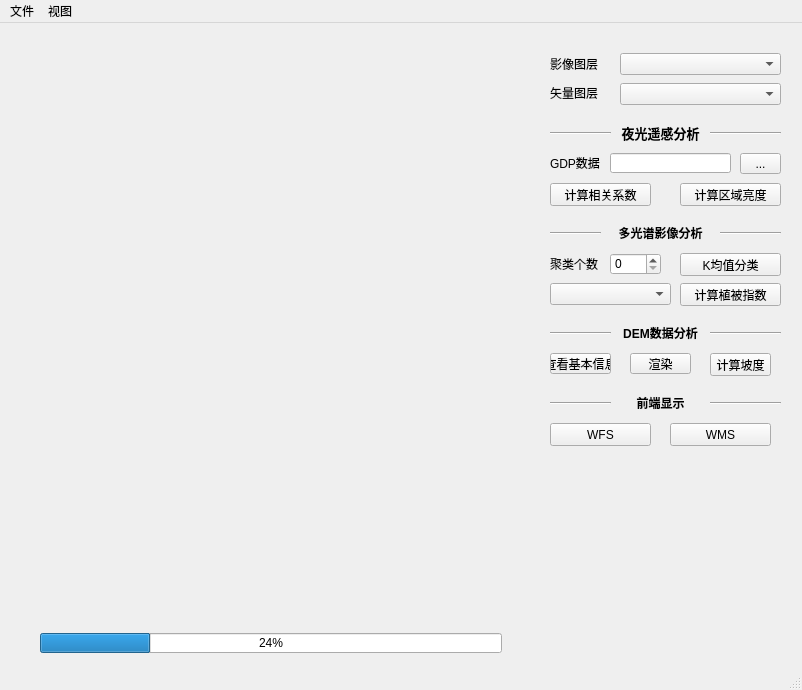
<?xml version="1.0" encoding="UTF-8"?>
<ui version="4.0">
 <class>MainWindow</class>
 <widget class="QMainWindow" name="MainWindow">
  <property name="geometry">
   <rect>
    <x>0</x>
    <y>0</y>
    <width>802</width>
    <height>690</height>
   </rect>
  </property>
  <property name="windowTitle">
   <string>MyPYQGIS</string>
  </property>
  <widget class="QWidget" name="centralwidget">
   <widget class="QWidget" name="mapWidget" native="true">
    <property name="geometry">
     <rect>
      <x>20</x>
      <y>20</y>
      <width>511</width>
      <height>571</height>
     </rect>
    </property>
   </widget>
   <widget class="QComboBox" name="input_raster_layer">
    <property name="geometry">
     <rect>
      <x>620</x>
      <y>30</y>
      <width>161</width>
      <height>22</height>
     </rect>
    </property>
   </widget>
   <widget class="QLabel" name="label">
    <property name="geometry">
     <rect>
      <x>550</x>
      <y>30</y>
      <width>51</width>
      <height>21</height>
     </rect>
    </property>
    <property name="text">
     <string>影像图层</string>
    </property>
   </widget>
   <widget class="QComboBox" name="input_vector_layer">
    <property name="geometry">
     <rect>
      <x>620</x>
      <y>60</y>
      <width>161</width>
      <height>22</height>
     </rect>
    </property>
   </widget>
   <widget class="QLabel" name="label_2">
    <property name="geometry">
     <rect>
      <x>550</x>
      <y>60</y>
      <width>51</width>
      <height>20</height>
     </rect>
    </property>
    <property name="text">
     <string>矢量图层</string>
    </property>
   </widget>
   <widget class="Line" name="line_2">
    <property name="geometry">
     <rect>
      <x>550</x>
      <y>100</y>
      <width>61</width>
      <height>20</height>
     </rect>
    </property>
    <property name="orientation">
     <enum>Qt::Horizontal</enum>
    </property>
   </widget>
   <widget class="QPushButton" name="pushButton_3">
    <property name="geometry">
     <rect>
      <x>680</x>
      <y>230</y>
      <width>101</width>
      <height>23</height>
     </rect>
    </property>
    <property name="text">
     <string>K均值分类</string>
    </property>
   </widget>
   <widget class="Line" name="line_3">
    <property name="geometry">
     <rect>
      <x>550</x>
      <y>200</y>
      <width>51</width>
      <height>20</height>
     </rect>
    </property>
    <property name="orientation">
     <enum>Qt::Horizontal</enum>
    </property>
   </widget>
   <widget class="Line" name="line_4">
    <property name="geometry">
     <rect>
      <x>550</x>
      <y>300</y>
      <width>61</width>
      <height>20</height>
     </rect>
    </property>
    <property name="orientation">
     <enum>Qt::Horizontal</enum>
    </property>
   </widget>
   <widget class="QPushButton" name="pushButton_4">
    <property name="geometry">
     <rect>
      <x>680</x>
      <y>260</y>
      <width>101</width>
      <height>23</height>
     </rect>
    </property>
    <property name="text">
     <string>计算植被指数</string>
    </property>
   </widget>
   <widget class="Line" name="line_5">
    <property name="geometry">
     <rect>
      <x>550</x>
      <y>370</y>
      <width>61</width>
      <height>20</height>
     </rect>
    </property>
    <property name="orientation">
     <enum>Qt::Horizontal</enum>
    </property>
   </widget>
   <widget class="QPushButton" name="pushButton_5">
    <property name="geometry">
     <rect>
      <x>710</x>
      <y>330</y>
      <width>61</width>
      <height>23</height>
     </rect>
    </property>
    <property name="text">
     <string>计算坡度</string>
    </property>
   </widget>
   <widget class="QPushButton" name="pushButton_6">
    <property name="geometry">
     <rect>
      <x>550</x>
      <y>400</y>
      <width>101</width>
      <height>23</height>
     </rect>
    </property>
    <property name="text">
     <string>WFS</string>
    </property>
   </widget>
   <widget class="QPushButton" name="pushButton_7">
    <property name="geometry">
     <rect>
      <x>670</x>
      <y>400</y>
      <width>101</width>
      <height>23</height>
     </rect>
    </property>
    <property name="text">
     <string>WMS</string>
    </property>
   </widget>
   <widget class="QProgressBar" name="status">
    <property name="geometry">
     <rect>
      <x>40</x>
      <y>610</y>
      <width>462</width>
      <height>20</height>
     </rect>
    </property>
    <property name="value">
     <number>24</number>
    </property>
   </widget>
   <widget class="QLabel" name="label_7">
    <property name="geometry">
     <rect>
      <x>610</x>
      <y>100</y>
      <width>101</width>
      <height>21</height>
     </rect>
    </property>
    <property name="text">
     <string>&lt;html&gt;&lt;head/&gt;&lt;body&gt;&lt;p align=&quot;center&quot;&gt;&lt;span style=&quot; font-size:10pt; font-weight:600; color:#000000;&quot;&gt;夜光遥感分析&lt;/span&gt;&lt;/p&gt;&lt;/body&gt;&lt;/html&gt;</string>
    </property>
   </widget>
   <widget class="Line" name="line_6">
    <property name="geometry">
     <rect>
      <x>710</x>
      <y>100</y>
      <width>71</width>
      <height>20</height>
     </rect>
    </property>
    <property name="orientation">
     <enum>Qt::Horizontal</enum>
    </property>
   </widget>
   <widget class="QLabel" name="label_5">
    <property name="geometry">
     <rect>
      <x>550</x>
      <y>230</y>
      <width>51</width>
      <height>21</height>
     </rect>
    </property>
    <property name="text">
     <string>聚类个数</string>
    </property>
   </widget>
   <widget class="QSpinBox" name="spinBox">
    <property name="geometry">
     <rect>
      <x>610</x>
      <y>230</y>
      <width>51</width>
      <height>22</height>
     </rect>
    </property>
   </widget>
   <widget class="QComboBox" name="comboBox_4">
    <property name="geometry">
     <rect>
      <x>550</x>
      <y>260</y>
      <width>121</width>
      <height>22</height>
     </rect>
    </property>
   </widget>
   <widget class="QLabel" name="label_8">
    <property name="geometry">
     <rect>
      <x>610</x>
      <y>200</y>
      <width>101</width>
      <height>20</height>
     </rect>
    </property>
    <property name="text">
     <string>&lt;html&gt;&lt;head/&gt;&lt;body&gt;&lt;p align=&quot;center&quot;&gt;&lt;span style=&quot; font-weight:600;&quot;&gt;多光谱影像分析&lt;/span&gt;&lt;/p&gt;&lt;/body&gt;&lt;/html&gt;</string>
    </property>
   </widget>
   <widget class="Line" name="line_7">
    <property name="geometry">
     <rect>
      <x>720</x>
      <y>200</y>
      <width>61</width>
      <height>20</height>
     </rect>
    </property>
    <property name="orientation">
     <enum>Qt::Horizontal</enum>
    </property>
   </widget>
   <widget class="QLabel" name="label_3">
    <property name="geometry">
     <rect>
      <x>550</x>
      <y>130</y>
      <width>51</width>
      <height>20</height>
     </rect>
    </property>
    <property name="text">
     <string>GDP数据</string>
    </property>
   </widget>
   <widget class="QLineEdit" name="lineEdit">
    <property name="geometry">
     <rect>
      <x>610</x>
      <y>130</y>
      <width>121</width>
      <height>20</height>
     </rect>
    </property>
   </widget>
   <widget class="QToolButton" name="toolButton">
    <property name="geometry">
     <rect>
      <x>740</x>
      <y>130</y>
      <width>41</width>
      <height>21</height>
     </rect>
    </property>
    <property name="text">
     <string>...</string>
    </property>
   </widget>
   <widget class="QPushButton" name="pushButton_2">
    <property name="geometry">
     <rect>
      <x>550</x>
      <y>160</y>
      <width>101</width>
      <height>23</height>
     </rect>
    </property>
    <property name="text">
     <string>计算相关系数</string>
    </property>
   </widget>
   <widget class="QPushButton" name="pushButton">
    <property name="geometry">
     <rect>
      <x>680</x>
      <y>160</y>
      <width>101</width>
      <height>23</height>
     </rect>
    </property>
    <property name="text">
     <string>计算区域亮度</string>
    </property>
   </widget>
   <widget class="QLabel" name="label_9">
    <property name="geometry">
     <rect>
      <x>610</x>
      <y>300</y>
      <width>101</width>
      <height>20</height>
     </rect>
    </property>
    <property name="text">
     <string>&lt;html&gt;&lt;head/&gt;&lt;body&gt;&lt;p align=&quot;center&quot;&gt;&lt;span style=&quot; font-weight:600;&quot;&gt;DEM数据分析&lt;/span&gt;&lt;/p&gt;&lt;/body&gt;&lt;/html&gt;</string>
    </property>
   </widget>
   <widget class="Line" name="line_8">
    <property name="geometry">
     <rect>
      <x>710</x>
      <y>300</y>
      <width>71</width>
      <height>20</height>
     </rect>
    </property>
    <property name="orientation">
     <enum>Qt::Horizontal</enum>
    </property>
   </widget>
   <widget class="QLabel" name="label_10">
    <property name="geometry">
     <rect>
      <x>610</x>
      <y>370</y>
      <width>101</width>
      <height>20</height>
     </rect>
    </property>
    <property name="text">
     <string>&lt;html&gt;&lt;head/&gt;&lt;body&gt;&lt;p align=&quot;center&quot;&gt;&lt;span style=&quot; font-weight:600;&quot;&gt;前端显示&lt;/span&gt;&lt;/p&gt;&lt;/body&gt;&lt;/html&gt;</string>
    </property>
   </widget>
   <widget class="Line" name="line_9">
    <property name="geometry">
     <rect>
      <x>710</x>
      <y>370</y>
      <width>71</width>
      <height>20</height>
     </rect>
    </property>
    <property name="orientation">
     <enum>Qt::Horizontal</enum>
    </property>
   </widget>
   <widget class="QPushButton" name="pushButton_8">
    <property name="geometry">
     <rect>
      <x>550</x>
      <y>330</y>
      <width>61</width>
      <height>21</height>
     </rect>
    </property>
    <property name="text">
     <string>查看基本信息</string>
    </property>
   </widget>
   <widget class="QPushButton" name="pushButton_9">
    <property name="geometry">
     <rect>
      <x>630</x>
      <y>330</y>
      <width>61</width>
      <height>21</height>
     </rect>
    </property>
    <property name="text">
     <string>渲染</string>
    </property>
   </widget>
  </widget>
  <widget class="QMenuBar" name="menubar">
   <property name="geometry">
    <rect>
     <x>0</x>
     <y>0</y>
     <width>802</width>
     <height>18</height>
    </rect>
   </property>
   <widget class="QMenu" name="file">
    <property name="title">
     <string>文件</string>
    </property>
    <addaction name="actionopen_file"/>
    <addaction name="actionsave"/>
    <addaction name="actionsave_as"/>
   </widget>
   <widget class="QMenu" name="view">
    <property name="title">
     <string>视图</string>
    </property>
    <addaction name="actionzoom_in"/>
    <addaction name="actionzoom_out"/>
    <addaction name="actionfull_extent"/>
    <addaction name="actionpan"/>
   </widget>
   <addaction name="file"/>
   <addaction name="view"/>
  </widget>
  <widget class="QStatusBar" name="statusbar"/>
  <action name="actionopen_file">
   <property name="text">
    <string>open file</string>
   </property>
  </action>
  <action name="actionsave">
   <property name="text">
    <string>save</string>
   </property>
  </action>
  <action name="actionsave_as">
   <property name="text">
    <string>save as</string>
   </property>
  </action>
  <action name="actionzoom_in">
   <property name="text">
    <string>zoom in</string>
   </property>
  </action>
  <action name="actionzoom_out">
   <property name="text">
    <string>zoom out</string>
   </property>
  </action>
  <action name="actionfull_extent">
   <property name="text">
    <string>full extent</string>
   </property>
  </action>
  <action name="actionpan">
   <property name="text">
    <string>pan</string>
   </property>
  </action>
  <action name="actionj">
   <property name="text">
    <string>j</string>
   </property>
  </action>
 </widget>
 <resources/>
 <connections/>
</ui>
